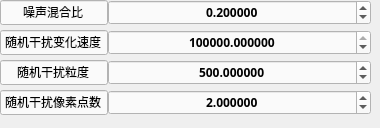
     <widget class="QWidget" name="tab_9">
      <attribute name="title">
       <string>随机噪声</string>
      </attribute>
      <widget class="QWidget" name="layoutWidget">
       <property name="geometry">
        <rect>
         <x>0</x>
         <y>0</y>
         <width>371</width>
         <height>119</height>
        </rect>
       </property>
       <layout class="QFormLayout" name="formLayout_12">
        <property name="horizontalSpacing">
         <number>0</number>
        </property>
        <property name="verticalSpacing">
         <number>5</number>
        </property>
        <item row="0" column="0">
         <widget class="QLineEdit" name="lineEdit_41">
          <property name="font">
           <font>
            <family>等线</family>
            <weight>50</weight>
            <bold>false</bold>
           </font>
          </property>
          <property name="styleSheet">
           <string notr="true">background-color: rgb(250, 250, 250);</string>
          </property>
          <property name="text">
           <string>噪声混合比</string>
          </property>
          <property name="alignment">
           <set>Qt::AlignCenter</set>
          </property>
          <property name="readOnly">
           <bool>true</bool>
          </property>
         </widget>
        </item>
        <item row="0" column="1">
         <widget class="QDoubleSpinBox" name="default_rand_contrib_SpinBox">
          <property name="font">
           <font>
            <family>Adobe 繁黑體 Std B</family>
            <weight>75</weight>
            <bold>true</bold>
           </font>
          </property>
          <property name="styleSheet">
           <string notr="true">background-color: rgb(250, 250, 250);</string>
          </property>
          <property name="alignment">
           <set>Qt::AlignCenter</set>
          </property>
          <property name="decimals">
           <number>6</number>
          </property>
          <property name="maximum">
           <double>1.000000000000000</double>
          </property>
          <property name="value">
           <double>0.200000000000000</double>
          </property>
         </widget>
        </item>
        <item row="1" column="0">
         <widget class="QLineEdit" name="lineEdit_28">
          <property name="font">
           <font>
            <family>等线</family>
            <weight>50</weight>
            <bold>false</bold>
           </font>
          </property>
          <property name="styleSheet">
           <string notr="true">background-color: rgb(250, 250, 250);</string>
          </property>
          <property name="text">
           <string>随机干扰变化速度</string>
          </property>
          <property name="alignment">
           <set>Qt::AlignCenter</set>
          </property>
          <property name="readOnly">
           <bool>true</bool>
          </property>
         </widget>
        </item>
        <item row="1" column="1">
         <widget class="QDoubleSpinBox" name="default_rand_speed_SpinBox">
          <property name="font">
           <font>
            <family>Adobe 繁黑體 Std B</family>
            <weight>75</weight>
            <bold>true</bold>
           </font>
          </property>
          <property name="styleSheet">
           <string notr="true">background-color: rgb(250, 250, 250);</string>
          </property>
          <property name="alignment">
           <set>Qt::AlignCenter</set>
          </property>
          <property name="decimals">
           <number>6</number>
          </property>
          <property name="maximum">
           <double>1000000.000000000000000</double>
          </property>
          <property name="value">
           <double>100000.000000000000000</double>
          </property>
         </widget>
        </item>
        <item row="2" column="0">
         <widget class="QLineEdit" name="lineEdit_29">
          <property name="font">
           <font>
            <family>等线</family>
            <weight>50</weight>
            <bold>false</bold>
           </font>
          </property>
          <property name="styleSheet">
           <string notr="true">background-color: rgb(250, 250, 250);</string>
          </property>
          <property name="text">
           <string>随机干扰粒度</string>
          </property>
          <property name="alignment">
           <set>Qt::AlignCenter</set>
          </property>
          <property name="readOnly">
           <bool>true</bool>
          </property>
         </widget>
        </item>
        <item row="2" column="1">
         <widget class="QDoubleSpinBox" name="default_rand_size_SpinBox">
          <property name="sizePolicy">
           <sizepolicy hsizetype="Minimum" vsizetype="Fixed">
            <horstretch>0</horstretch>
            <verstretch>0</verstretch>
           </sizepolicy>
          </property>
          <property name="font">
           <font>
            <family>Adobe 繁黑體 Std B</family>
            <weight>75</weight>
            <bold>true</bold>
           </font>
          </property>
          <property name="styleSheet">
           <string notr="true">background-color: rgb(250, 250, 250);</string>
          </property>
          <property name="alignment">
           <set>Qt::AlignCenter</set>
          </property>
          <property name="decimals">
           <number>6</number>
          </property>
          <property name="maximum">
           <double>1000.000000000000000</double>
          </property>
          <property name="value">
           <double>500.000000000000000</double>
          </property>
         </widget>
        </item>
        <item row="3" column="0">
         <widget class="QLineEdit" name="lineEdit_30">
          <property name="font">
           <font>
            <family>等线</family>
            <weight>50</weight>
            <bold>false</bold>
           </font>
          </property>
          <property name="styleSheet">
           <string notr="true">background-color: rgb(250, 250, 250);</string>
          </property>
          <property name="text">
           <string>随机干扰像素点数</string>
          </property>
          <property name="alignment">
           <set>Qt::AlignCenter</set>
          </property>
          <property name="readOnly">
           <bool>true</bool>
          </property>
         </widget>
        </item>
        <item row="3" column="1">
         <widget class="QDoubleSpinBox" name="default_rand_density_SpinBox">
          <property name="font">
           <font>
            <family>Adobe 繁黑體 Std B</family>
            <weight>75</weight>
            <bold>true</bold>
           </font>
          </property>
          <property name="styleSheet">
           <string notr="true">background-color: rgb(250, 250, 250);</string>
          </property>
          <property name="alignment">
           <set>Qt::AlignCenter</set>
          </property>
          <property name="decimals">
           <number>6</number>
          </property>
          <property name="value">
           <double>2.000000000000000</double>
          </property>
         </widget>
        </item>
       </layout>
      </widget>
     </widget>
